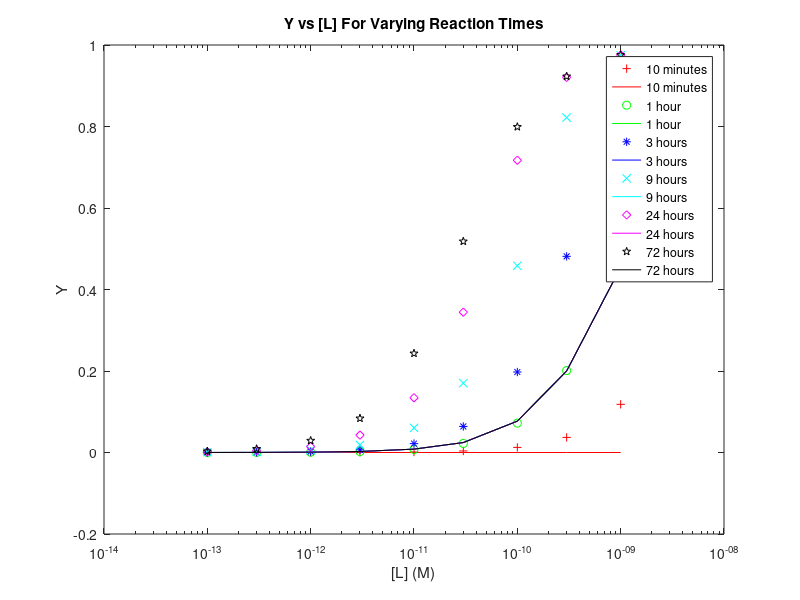

The MATLAB source for this figure:
%Author: Kaden DiMarco

%Kd is in M
Kd = 25*10^-12;
%Kon is in (Ms)^-1
Kon = 2.1*10^5;
Koff = Kon*Kd;
%these is just an array of the different ligand concentrations for the
%isothem, I am keeping track of [L] in M
Ligand_array = [0.1, 0.3, 1, 3, 10, 30, 100, 300, 1000]*10^-12;
min = 60;
hour = 60*60;
%each time will be used to create a different isotherm
time_array = [10*min, hour, 3*hour, 9*hour, 24*hour, 72*hour];
Kobs = Kon*Ligand_array + Koff;

%initialize fitting
modelFun = @(Kd,Ligand_array)((Ligand_array./(Kd+Ligand_array))); 
guess = 1.2*10^(-9); 

colors = ['r', 'g', 'b', 'c', 'm', 'k'];
shapes = ['+', 'o', '*', 'x', 'd', 'p'];
%this array is to keep track of the estimated kd for each isotherm
kd_est = zeros(1,6);
figure()

for i = 1:length(time_array)
    
    %calculate y(t) for each time
    Y = (Ligand_array./(Kd+Ligand_array)).*(1-exp(-1*Kobs*time_array(i)));
    %plot dots and curved line for each y(t)
    fitParam = nlinfit(Ligand_array,Y,modelFun,guess);
    kd_est(i)=fitParam;
    semilogx(Ligand_array,Y,strcat(shapes(i), colors(i))) 
    hold on
    fittedY = modelFun(fitParam,Ligand_array);
    semilogx(Ligand_array,fittedY,strcat('-', colors(i)))
end

xlabel('[L] (M)') 
ylabel('Y')
title('Y vs [L] For Varying Reaction Times')
hold off
legend({'10 minutes','10 minutes','1 hour','1 hour','3 hours','3 hours', '9 hours', '9 hours','24 hours','24 hours','72 hours','72 hours'}, 'location', 'best')
disp(kd_est)
